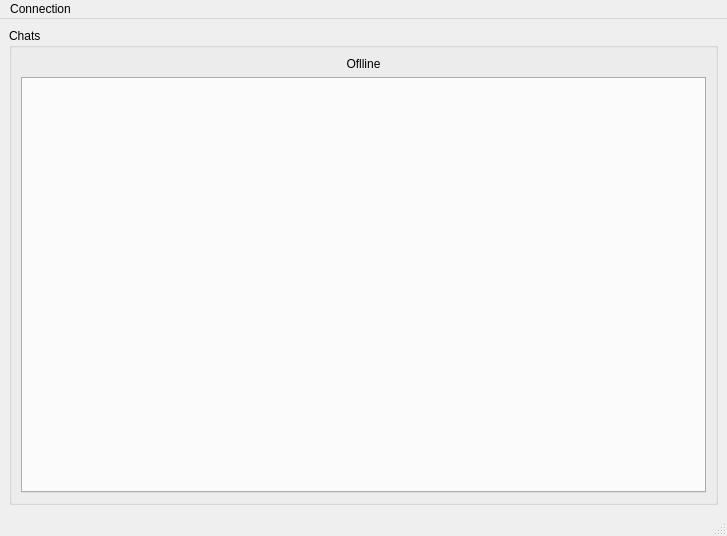
<?xml version="1.0" encoding="UTF-8"?>
<ui version="4.0">
 <class>MainWindow</class>
 <widget class="QMainWindow" name="MainWindow">
  <property name="geometry">
   <rect>
    <x>0</x>
    <y>0</y>
    <width>727</width>
    <height>536</height>
   </rect>
  </property>
  <property name="windowTitle">
   <string>chat Application</string>
  </property>
  <widget class="QWidget" name="centralwidget">
   <layout class="QGridLayout" name="gridLayout_3">
    <item row="0" column="0">
     <layout class="QHBoxLayout" name="horizontalLayout" stretch="2">
      <item>
       <widget class="QGroupBox" name="groupBox_2">
        <property name="title">
         <string>Chats</string>
        </property>
        <layout class="QGridLayout" name="gridLayout_2">
         <item row="1" column="0">
          <widget class="QTabWidget" name="twChat"/>
         </item>
         <item row="0" column="0">
          <widget class="QLabel" name="lblStatus">
           <property name="text">
            <string>Oflline</string>
           </property>
           <property name="alignment">
            <set>Qt::AlignCenter</set>
           </property>
          </widget>
         </item>
        </layout>
       </widget>
      </item>
     </layout>
    </item>
   </layout>
  </widget>
  <widget class="QMenuBar" name="menubar">
   <property name="geometry">
    <rect>
     <x>0</x>
     <y>0</y>
     <width>727</width>
     <height>22</height>
    </rect>
   </property>
   <widget class="QMenu" name="menuConnection">
    <property name="title">
     <string>Connection</string>
    </property>
    <addaction name="actionServer_Mode"/>
    <addaction name="actionClient_mode"/>
   </widget>
   <addaction name="menuConnection"/>
  </widget>
  <widget class="QStatusBar" name="statusbar"/>
  <action name="actionServer_Mode">
   <property name="text">
    <string>Server Mode</string>
   </property>
  </action>
  <action name="actionClient_mode">
   <property name="text">
    <string>Client mode</string>
   </property>
  </action>
 </widget>
 <resources/>
 <connections/>
</ui>
